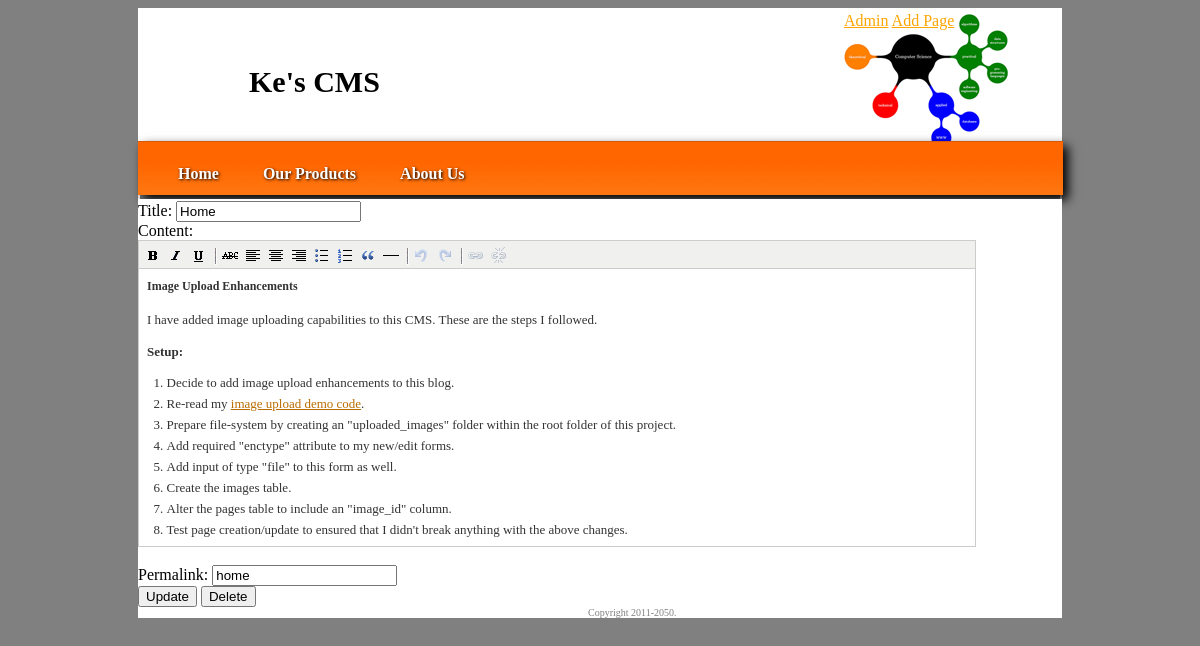
The page /edit.php?id=7 on the database its author committed.
### tables this page shows
CREATE TABLE IF NOT EXISTS `cmsinfo` (
  `order` tinyint(15) NOT NULL DEFAULT '0',
  `title` varchar(100) NOT NULL,
  `content` text,
  `update_at` timestamp NOT NULL DEFAULT CURRENT_TIMESTAMP ON UPDATE CURRENT_TIMESTAMP,
  `created_at` timestamp NOT NULL DEFAULT '0000-00-00 00:00:00',
  `permalink` varchar(20) NOT NULL,
  `id` int(11) NOT NULL AUTO_INCREMENT,
  PRIMARY KEY (`id`)
);

### edit.php (the view, shortened to what this page needs)
<?php
    if(empty($_GET['id'])){
        echo "<META HTTP-EQUIV='refresh' CONTENT='0;URL=index.php'>";
    }
    else{
       $id=trim($_GET['id']);
        require('header.php');
    }
        $query="SELECT title,content,permalink FROM cmsinfo WHERE id = ?";
        $STH=$DBH->prepare($query);
        $STH->bindParam(1,$id);
        $STH->execute();
        $STH->setFetchMode(PDO::FETCH_ASSOC);
        $row = $STH->fetch();
?>
            <form method="post" action="#">
                    <label for="title">Title: </label>
                    <input type="text" name="title" id="title" value="<?=$row['title']?>" required/><br />
                    <label for="content">Content:</label><br />
                    <textarea name="content" id="content"><?=$row['content']?></textarea><br />
                    <label for="permalink">Permalink: </label>
                    <input type="text" name="permalink" id="permalink" value="<?=$row['permalink']?>" required/><br/>
                    <input type="submit" name="update" value="Update" onclick="form.action='update.php';"/>
                    <input type="submit" name="delete" value="Delete" onclick="form.action='delete.php';" />
            </form>
<?php require('footer.php')?>

### menu.php
<?php
    require_once('dbConfig.php');
    $query="SELECT title, permalink FROM cmsinfo";
    $STH=$DBH->query($query);
    $STH->setFetchMode(PDO::FETCH_ASSOC);
    while($row = $STH->fetch()): ?>
       <a href="index.php?p=<?= $row['permalink']?>"><?=$row['title']?></a>
    <? endwhile; ?>

### cms.css (style rules this page uses)
body { background-color:gray; }
a:link, a:visited, a:active { color:orange; }
#menu nav a { color:white; text-decoration:none; font-weight:bold; margin-left:40px; }

### js/tiny_mce/themes/advanced/skins/default/content.css (style rules this page uses)
body, td, pre { color:#000; font-family:Verdana, Arial, Helvetica, sans-serif; font-size:10px; margin:8px; }
body { background:#FFF; }

### rows shown on the page
cmsinfo: title "Home", permalink "home"
cmsinfo: title "Our Products"
cmsinfo: title "About Us"
